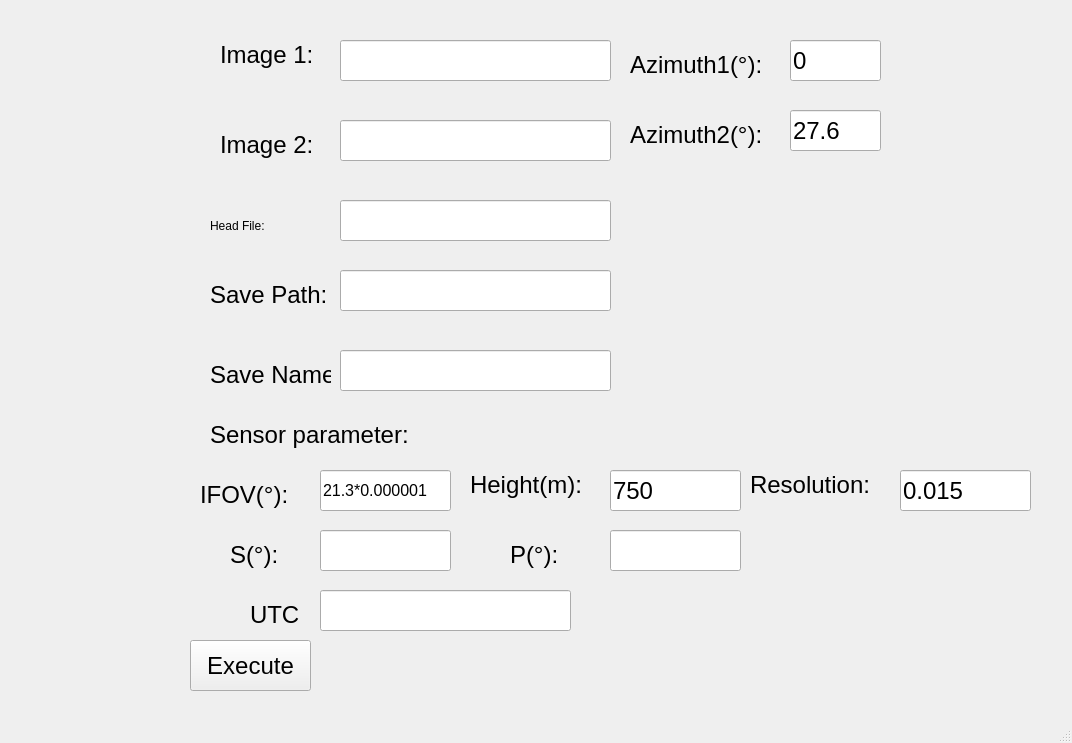
<?xml version="1.0" encoding="UTF-8"?>
<ui version="4.0">
 <class>Inversion_SSR</class>
 <widget class="QMainWindow" name="Inversion_SSR">
  <property name="geometry">
   <rect>
    <x>0</x>
    <y>0</y>
    <width>1072</width>
    <height>743</height>
   </rect>
  </property>
  <property name="minimumSize">
   <size>
    <width>1072</width>
    <height>743</height>
   </size>
  </property>
  <property name="maximumSize">
   <size>
    <width>1072</width>
    <height>743</height>
   </size>
  </property>
  <property name="windowTitle">
   <string>MainWindow</string>
  </property>
  <widget class="QWidget" name="centralwidget">
   <widget class="QLabel" name="label">
    <property name="geometry">
     <rect>
      <x>220</x>
      <y>30</y>
      <width>111</width>
      <height>51</height>
     </rect>
    </property>
    <property name="text">
     <string>&lt;html&gt;&lt;head/&gt;&lt;body&gt;&lt;p&gt;&lt;span style=&quot; font-size:18pt;&quot;&gt;Image 1:&lt;/span&gt;&lt;/p&gt;&lt;/body&gt;&lt;/html&gt;</string>
    </property>
   </widget>
   <widget class="QLineEdit" name="lineEdit">
    <property name="geometry">
     <rect>
      <x>340</x>
      <y>40</y>
      <width>271</width>
      <height>41</height>
     </rect>
    </property>
   </widget>
   <widget class="QLabel" name="label_2">
    <property name="geometry">
     <rect>
      <x>220</x>
      <y>120</y>
      <width>111</width>
      <height>51</height>
     </rect>
    </property>
    <property name="text">
     <string>&lt;html&gt;&lt;head/&gt;&lt;body&gt;&lt;p&gt;&lt;span style=&quot; font-size:18pt;&quot;&gt;Image 2:&lt;/span&gt;&lt;/p&gt;&lt;/body&gt;&lt;/html&gt;</string>
    </property>
   </widget>
   <widget class="QLineEdit" name="lineEdit_2">
    <property name="geometry">
     <rect>
      <x>340</x>
      <y>120</y>
      <width>271</width>
      <height>41</height>
     </rect>
    </property>
   </widget>
   <widget class="QLabel" name="label_3">
    <property name="geometry">
     <rect>
      <x>210</x>
      <y>200</y>
      <width>121</width>
      <height>51</height>
     </rect>
    </property>
    <property name="text">
     <string>&lt;html&gt;&lt;head/&gt;&lt;body&gt;&lt;p&gt;&lt;span style=&quot; font-size:18pt;&quot;&gt;Head File:&lt;/span&gt;&lt;/p&gt;&lt;/body&gt;&lt;/html&gt;</string>
    </property>
   </widget>
   <widget class="QLineEdit" name="lineEdit_3">
    <property name="geometry">
     <rect>
      <x>340</x>
      <y>200</y>
      <width>271</width>
      <height>41</height>
     </rect>
    </property>
   </widget>
   <widget class="QLabel" name="label_4">
    <property name="geometry">
     <rect>
      <x>210</x>
      <y>270</y>
      <width>121</width>
      <height>51</height>
     </rect>
    </property>
    <property name="text">
     <string>&lt;html&gt;&lt;head/&gt;&lt;body&gt;&lt;p&gt;&lt;span style=&quot; font-size:18pt;&quot;&gt;Save Path:&lt;/span&gt;&lt;/p&gt;&lt;/body&gt;&lt;/html&gt;</string>
    </property>
   </widget>
   <widget class="QLineEdit" name="lineEdit_4">
    <property name="geometry">
     <rect>
      <x>340</x>
      <y>270</y>
      <width>271</width>
      <height>41</height>
     </rect>
    </property>
   </widget>
   <widget class="QLabel" name="label_6">
    <property name="geometry">
     <rect>
      <x>210</x>
      <y>350</y>
      <width>121</width>
      <height>51</height>
     </rect>
    </property>
    <property name="text">
     <string>&lt;html&gt;&lt;head/&gt;&lt;body&gt;&lt;p&gt;&lt;span style=&quot; font-size:18pt;&quot;&gt;Save Name:&lt;/span&gt;&lt;/p&gt;&lt;/body&gt;&lt;/html&gt;</string>
    </property>
   </widget>
   <widget class="QLineEdit" name="lineEdit_5">
    <property name="geometry">
     <rect>
      <x>340</x>
      <y>350</y>
      <width>271</width>
      <height>41</height>
     </rect>
    </property>
   </widget>
   <widget class="QPushButton" name="pushButton">
    <property name="geometry">
     <rect>
      <x>190</x>
      <y>640</y>
      <width>121</width>
      <height>51</height>
     </rect>
    </property>
    <property name="font">
     <font>
      <pointsize>18</pointsize>
     </font>
    </property>
    <property name="text">
     <string>Execute</string>
    </property>
   </widget>
   <widget class="QLabel" name="label_7">
    <property name="geometry">
     <rect>
      <x>630</x>
      <y>40</y>
      <width>151</width>
      <height>51</height>
     </rect>
    </property>
    <property name="text">
     <string>&lt;html&gt;&lt;head/&gt;&lt;body&gt;&lt;p&gt;&lt;span style=&quot; font-size:18pt;&quot;&gt;Azimuth1(°):&lt;/span&gt;&lt;/p&gt;&lt;/body&gt;&lt;/html&gt;</string>
    </property>
   </widget>
   <widget class="QLineEdit" name="lineEdit_6">
    <property name="geometry">
     <rect>
      <x>790</x>
      <y>40</y>
      <width>91</width>
      <height>41</height>
     </rect>
    </property>
    <property name="font">
     <font>
      <pointsize>18</pointsize>
     </font>
    </property>
    <property name="text">
     <string>0</string>
    </property>
   </widget>
   <widget class="QLabel" name="label_8">
    <property name="geometry">
     <rect>
      <x>630</x>
      <y>110</y>
      <width>151</width>
      <height>51</height>
     </rect>
    </property>
    <property name="text">
     <string>&lt;html&gt;&lt;head/&gt;&lt;body&gt;&lt;p&gt;&lt;span style=&quot; font-size:18pt;&quot;&gt;Azimuth2(°):&lt;/span&gt;&lt;/p&gt;&lt;/body&gt;&lt;/html&gt;</string>
    </property>
   </widget>
   <widget class="QLineEdit" name="lineEdit_7">
    <property name="geometry">
     <rect>
      <x>790</x>
      <y>110</y>
      <width>91</width>
      <height>41</height>
     </rect>
    </property>
    <property name="font">
     <font>
      <pointsize>18</pointsize>
     </font>
    </property>
    <property name="text">
     <string>27.6</string>
    </property>
   </widget>
   <widget class="QLabel" name="label_9">
    <property name="geometry">
     <rect>
      <x>210</x>
      <y>410</y>
      <width>221</width>
      <height>51</height>
     </rect>
    </property>
    <property name="text">
     <string>&lt;html&gt;&lt;head/&gt;&lt;body&gt;&lt;p&gt;&lt;span style=&quot; font-size:18pt;&quot;&gt;Sensor parameter:&lt;/span&gt;&lt;/p&gt;&lt;/body&gt;&lt;/html&gt;</string>
    </property>
   </widget>
   <widget class="QLabel" name="label_10">
    <property name="geometry">
     <rect>
      <x>200</x>
      <y>470</y>
      <width>111</width>
      <height>51</height>
     </rect>
    </property>
    <property name="text">
     <string>&lt;html&gt;&lt;head/&gt;&lt;body&gt;&lt;p&gt;&lt;span style=&quot; font-size:18pt;&quot;&gt;IFOV(°):&lt;/span&gt;&lt;/p&gt;&lt;/body&gt;&lt;/html&gt;</string>
    </property>
   </widget>
   <widget class="QLineEdit" name="lineEdit_8">
    <property name="geometry">
     <rect>
      <x>320</x>
      <y>470</y>
      <width>131</width>
      <height>41</height>
     </rect>
    </property>
    <property name="font">
     <font>
      <pointsize>12</pointsize>
     </font>
    </property>
    <property name="text">
     <string>21.3*0.000001</string>
    </property>
   </widget>
   <widget class="QLabel" name="label_11">
    <property name="geometry">
     <rect>
      <x>470</x>
      <y>460</y>
      <width>141</width>
      <height>51</height>
     </rect>
    </property>
    <property name="text">
     <string>&lt;html&gt;&lt;head/&gt;&lt;body&gt;&lt;p&gt;&lt;span style=&quot; font-size:18pt;&quot;&gt;Height(m):&lt;/span&gt;&lt;/p&gt;&lt;/body&gt;&lt;/html&gt;</string>
    </property>
   </widget>
   <widget class="QLineEdit" name="lineEdit_9">
    <property name="geometry">
     <rect>
      <x>610</x>
      <y>470</y>
      <width>131</width>
      <height>41</height>
     </rect>
    </property>
    <property name="font">
     <font>
      <pointsize>18</pointsize>
     </font>
    </property>
    <property name="text">
     <string>750</string>
    </property>
   </widget>
   <widget class="QLabel" name="label_12">
    <property name="geometry">
     <rect>
      <x>750</x>
      <y>460</y>
      <width>141</width>
      <height>51</height>
     </rect>
    </property>
    <property name="text">
     <string>&lt;html&gt;&lt;head/&gt;&lt;body&gt;&lt;p&gt;&lt;span style=&quot; font-size:18pt;&quot;&gt;Resolution:&lt;/span&gt;&lt;/p&gt;&lt;/body&gt;&lt;/html&gt;</string>
    </property>
   </widget>
   <widget class="QLineEdit" name="lineEdit_10">
    <property name="geometry">
     <rect>
      <x>900</x>
      <y>470</y>
      <width>131</width>
      <height>41</height>
     </rect>
    </property>
    <property name="font">
     <font>
      <pointsize>18</pointsize>
     </font>
    </property>
    <property name="text">
     <string>0.015</string>
    </property>
   </widget>
   <widget class="QLabel" name="label_13">
    <property name="geometry">
     <rect>
      <x>230</x>
      <y>530</y>
      <width>81</width>
      <height>51</height>
     </rect>
    </property>
    <property name="text">
     <string>&lt;html&gt;&lt;head/&gt;&lt;body&gt;&lt;p&gt;&lt;span style=&quot; font-size:18pt;&quot;&gt;S(°):&lt;/span&gt;&lt;/p&gt;&lt;/body&gt;&lt;/html&gt;</string>
    </property>
   </widget>
   <widget class="QLineEdit" name="lineEdit_11">
    <property name="geometry">
     <rect>
      <x>320</x>
      <y>530</y>
      <width>131</width>
      <height>41</height>
     </rect>
    </property>
    <property name="font">
     <font>
      <pointsize>18</pointsize>
     </font>
    </property>
   </widget>
   <widget class="QLabel" name="label_14">
    <property name="geometry">
     <rect>
      <x>510</x>
      <y>530</y>
      <width>81</width>
      <height>51</height>
     </rect>
    </property>
    <property name="text">
     <string>&lt;html&gt;&lt;head/&gt;&lt;body&gt;&lt;p&gt;&lt;span style=&quot; font-size:18pt;&quot;&gt;P(°):&lt;/span&gt;&lt;/p&gt;&lt;/body&gt;&lt;/html&gt;</string>
    </property>
   </widget>
   <widget class="QLineEdit" name="lineEdit_12">
    <property name="geometry">
     <rect>
      <x>610</x>
      <y>530</y>
      <width>131</width>
      <height>41</height>
     </rect>
    </property>
    <property name="font">
     <font>
      <pointsize>18</pointsize>
     </font>
    </property>
   </widget>
   <widget class="QLabel" name="label_15">
    <property name="geometry">
     <rect>
      <x>250</x>
      <y>590</y>
      <width>51</width>
      <height>51</height>
     </rect>
    </property>
    <property name="text">
     <string>&lt;html&gt;&lt;head/&gt;&lt;body&gt;&lt;p&gt;&lt;span style=&quot; font-size:18pt;&quot;&gt;UTC:&lt;/span&gt;&lt;/p&gt;&lt;/body&gt;&lt;/html&gt;</string>
    </property>
   </widget>
   <widget class="QLineEdit" name="lineEdit_13">
    <property name="geometry">
     <rect>
      <x>320</x>
      <y>590</y>
      <width>251</width>
      <height>41</height>
     </rect>
    </property>
    <property name="font">
     <font>
      <pointsize>18</pointsize>
     </font>
    </property>
   </widget>
  </widget>
  <widget class="QMenuBar" name="menubar">
   <property name="geometry">
    <rect>
     <x>0</x>
     <y>0</y>
     <width>1072</width>
     <height>23</height>
    </rect>
   </property>
  </widget>
  <widget class="QStatusBar" name="statusbar"/>
 </widget>
 <resources/>
 <connections/>
</ui>
